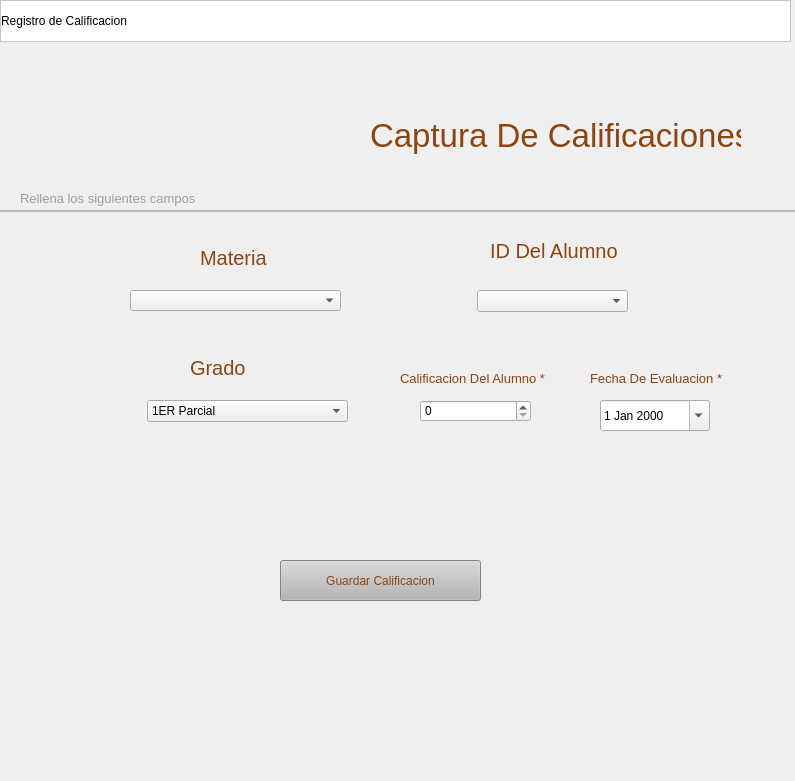
<?xml version="1.0" encoding="UTF-8"?>
<ui version="4.0">
 <class>Dialog</class>
 <widget class="QDialog" name="Dialog">
  <property name="geometry">
   <rect>
    <x>0</x>
    <y>0</y>
    <width>795</width>
    <height>781</height>
   </rect>
  </property>
  <property name="windowTitle">
   <string>Dialog</string>
  </property>
  <widget class="QFrame" name="frame_superior">
   <property name="geometry">
    <rect>
     <x>0</x>
     <y>0</y>
     <width>791</width>
     <height>42</height>
    </rect>
   </property>
   <property name="minimumSize">
    <size>
     <width>0</width>
     <height>42</height>
    </size>
   </property>
   <property name="maximumSize">
    <size>
     <width>16777215</width>
     <height>40</height>
    </size>
   </property>
   <property name="styleSheet">
    <string notr="true">
QFrame{
background-color:#ffffff;
}

QPushButton{
background-color:#000000ff;
border-radius:20px

}

QPushButton:hover{
background-color:rgb(53,53,79);
border-radius:20px;
}</string>
   </property>
   <property name="frameShape">
    <enum>QFrame::StyledPanel</enum>
   </property>
   <property name="frameShadow">
    <enum>QFrame::Raised</enum>
   </property>
   <layout class="QHBoxLayout" name="horizontalLayout">
    <property name="spacing">
     <number>5</number>
    </property>
    <property name="leftMargin">
     <number>0</number>
    </property>
    <property name="topMargin">
     <number>0</number>
    </property>
    <property name="rightMargin">
     <number>0</number>
    </property>
    <property name="bottomMargin">
     <number>0</number>
    </property>
    <item>
     <widget class="QLabel" name="label_9">
      <property name="styleSheet">
       <string notr="true">font: 900 10pt &quot;Arial Black&quot;;</string>
      </property>
      <property name="text">
       <string>Registro de Calificacion</string>
      </property>
     </widget>
    </item>
    <item>
     <spacer name="horizontalSpacer">
      <property name="orientation">
       <enum>Qt::Horizontal</enum>
      </property>
      <property name="sizeHint" stdset="0">
       <size>
        <width>565</width>
        <height>17</height>
       </size>
      </property>
     </spacer>
    </item>
    <item>
     <widget class="QPushButton" name="bt_minimizar">
      <property name="minimumSize">
       <size>
        <width>40</width>
        <height>40</height>
       </size>
      </property>
      <property name="styleSheet">
       <string notr="true"/>
      </property>
      <property name="text">
       <string/>
      </property>
      <property name="icon">
       <iconset>
        <normaloff>Icons/minus.svg</normaloff>Icons/minus.svg</iconset>
      </property>
      <property name="iconSize">
       <size>
        <width>38</width>
        <height>38</height>
       </size>
      </property>
     </widget>
    </item>
    <item>
     <widget class="QPushButton" name="bt_restaurar">
      <property name="minimumSize">
       <size>
        <width>40</width>
        <height>40</height>
       </size>
      </property>
      <property name="styleSheet">
       <string notr="true"/>
      </property>
      <property name="text">
       <string/>
      </property>
      <property name="icon">
       <iconset>
        <normaloff>Icons/window-minimize.svg</normaloff>Icons/window-minimize.svg</iconset>
      </property>
      <property name="iconSize">
       <size>
        <width>28</width>
        <height>28</height>
       </size>
      </property>
     </widget>
    </item>
    <item>
     <widget class="QPushButton" name="bt_maximizar">
      <property name="minimumSize">
       <size>
        <width>40</width>
        <height>40</height>
       </size>
      </property>
      <property name="styleSheet">
       <string notr="true"/>
      </property>
      <property name="text">
       <string/>
      </property>
      <property name="icon">
       <iconset>
        <normaloff>Icons/maximize.svg</normaloff>Icons/maximize.svg</iconset>
      </property>
      <property name="iconSize">
       <size>
        <width>28</width>
        <height>28</height>
       </size>
      </property>
     </widget>
    </item>
    <item>
     <widget class="QPushButton" name="bt_cerrar_2">
      <property name="minimumSize">
       <size>
        <width>40</width>
        <height>40</height>
       </size>
      </property>
      <property name="styleSheet">
       <string notr="true"/>
      </property>
      <property name="text">
       <string/>
      </property>
      <property name="icon">
       <iconset>
        <normaloff>Icons/x.svg</normaloff>Icons/x.svg</iconset>
      </property>
      <property name="iconSize">
       <size>
        <width>38</width>
        <height>38</height>
       </size>
      </property>
     </widget>
    </item>
   </layout>
  </widget>
  <widget class="QLabel" name="label">
   <property name="geometry">
    <rect>
     <x>-20</x>
     <y>30</y>
     <width>341</width>
     <height>151</height>
    </rect>
   </property>
   <property name="text">
    <string/>
   </property>
   <property name="pixmap">
    <pixmap>Icons/Logo2.svg</pixmap>
   </property>
   <property name="scaledContents">
    <bool>true</bool>
   </property>
  </widget>
  <widget class="QFrame" name="frame">
   <property name="geometry">
    <rect>
     <x>-30</x>
     <y>210</y>
     <width>881</width>
     <height>2</height>
    </rect>
   </property>
   <property name="maximumSize">
    <size>
     <width>16777215</width>
     <height>2</height>
    </size>
   </property>
   <property name="styleSheet">
    <string notr="true">background-color: rgb(238, 238, 238);</string>
   </property>
   <property name="frameShape">
    <enum>QFrame::StyledPanel</enum>
   </property>
   <property name="frameShadow">
    <enum>QFrame::Raised</enum>
   </property>
  </widget>
  <widget class="QLabel" name="label_2">
   <property name="geometry">
    <rect>
     <x>370</x>
     <y>110</y>
     <width>371</width>
     <height>51</height>
    </rect>
   </property>
   <property name="styleSheet">
    <string notr="true">QLabel{
color: rgb(218, 218, 218); font-size:25pt;
color: #8B4513
}
</string>
   </property>
   <property name="text">
    <string>Captura De Calificaciones</string>
   </property>
  </widget>
  <widget class="QLabel" name="label_10">
   <property name="geometry">
    <rect>
     <x>20</x>
     <y>190</y>
     <width>181</width>
     <height>16</height>
    </rect>
   </property>
   <property name="styleSheet">
    <string notr="true">QLabel{
color: rgb(218, 218, 218); font-size:10pt;
color: #9d9d9d;
}
</string>
   </property>
   <property name="text">
    <string>Rellena los siguientes campos</string>
   </property>
  </widget>
  <widget class="QLabel" name="label_3">
   <property name="geometry">
    <rect>
     <x>200</x>
     <y>250</y>
     <width>141</width>
     <height>16</height>
    </rect>
   </property>
   <property name="styleSheet">
    <string notr="true">QLabel{
color: rgb(218, 218, 218); font-size:15pt;
color: #8B4513;
}
</string>
   </property>
   <property name="text">
    <string>Materia</string>
   </property>
  </widget>
  <widget class="QLabel" name="label_4">
   <property name="geometry">
    <rect>
     <x>490</x>
     <y>240</y>
     <width>141</width>
     <height>21</height>
    </rect>
   </property>
   <property name="styleSheet">
    <string notr="true">QLabel{
color: rgb(218, 218, 218); font-size:15pt;
color: #8B4513;
}
</string>
   </property>
   <property name="text">
    <string>ID Del Alumno</string>
   </property>
  </widget>
  <widget class="QPushButton" name="pushButton_registrar_Libros">
   <property name="geometry">
    <rect>
     <x>280</x>
     <y>560</y>
     <width>201</width>
     <height>41</height>
    </rect>
   </property>
   <property name="styleSheet">
    <string notr="true">background-color: rgb(181, 181, 181);
font: 700 15pt &quot;Segoe UI&quot;;
color: #8B4513;</string>
   </property>
   <property name="text">
    <string>Guardar Calificacion</string>
   </property>
  </widget>
  <widget class="QLabel" name="label_5">
   <property name="geometry">
    <rect>
     <x>400</x>
     <y>370</y>
     <width>151</width>
     <height>16</height>
    </rect>
   </property>
   <property name="styleSheet">
    <string notr="true">QLabel{
color: rgb(218, 218, 218); font-size:10pt;
color: #8B4513;
}
</string>
   </property>
   <property name="text">
    <string>Calificacion Del Alumno *</string>
   </property>
  </widget>
  <widget class="QLabel" name="label_11">
   <property name="geometry">
    <rect>
     <x>590</x>
     <y>370</y>
     <width>141</width>
     <height>16</height>
    </rect>
   </property>
   <property name="styleSheet">
    <string notr="true">QLabel{
color: rgb(218, 218, 218); font-size:10pt;
color: #8B4513;
}
</string>
   </property>
   <property name="text">
    <string>Fecha De Evaluacion *</string>
   </property>
  </widget>
  <widget class="QDateEdit" name="dateEdit_Devolucion">
   <property name="geometry">
    <rect>
     <x>600</x>
     <y>400</y>
     <width>110</width>
     <height>31</height>
    </rect>
   </property>
   <property name="calendarPopup">
    <bool>true</bool>
   </property>
  </widget>
  <widget class="QComboBox" name="comboBox_Materias">
   <property name="geometry">
    <rect>
     <x>130</x>
     <y>290</y>
     <width>211</width>
     <height>21</height>
    </rect>
   </property>
   <property name="font">
    <font>
     <pointsize>12</pointsize>
    </font>
   </property>
  </widget>
  <widget class="QSpinBox" name="spinBox_calificacion">
   <property name="geometry">
    <rect>
     <x>420</x>
     <y>400</y>
     <width>111</width>
     <height>22</height>
    </rect>
   </property>
   <property name="maximum">
    <number>10</number>
   </property>
  </widget>
  <widget class="QComboBox" name="comboBox_idalumno">
   <property name="geometry">
    <rect>
     <x>477</x>
     <y>290</y>
     <width>151</width>
     <height>22</height>
    </rect>
   </property>
  </widget>
  <widget class="QLabel" name="label_6">
   <property name="geometry">
    <rect>
     <x>190</x>
     <y>360</y>
     <width>141</width>
     <height>16</height>
    </rect>
   </property>
   <property name="styleSheet">
    <string notr="true">QLabel{
color: rgb(218, 218, 218); font-size:15pt;
color: #8B4513;
}
</string>
   </property>
   <property name="text">
    <string>Grado</string>
   </property>
  </widget>
  <widget class="QComboBox" name="comboBox_grado">
   <property name="geometry">
    <rect>
     <x>147</x>
     <y>400</y>
     <width>201</width>
     <height>22</height>
    </rect>
   </property>
   <item>
    <property name="text">
     <string>1ER Parcial</string>
    </property>
   </item>
   <item>
    <property name="text">
     <string>2DO Parcial</string>
    </property>
   </item>
   <item>
    <property name="text">
     <string>3ER Parcial</string>
    </property>
   </item>
   <item>
    <property name="text">
     <string/>
    </property>
   </item>
  </widget>
 </widget>
 <resources/>
 <connections/>
</ui>
